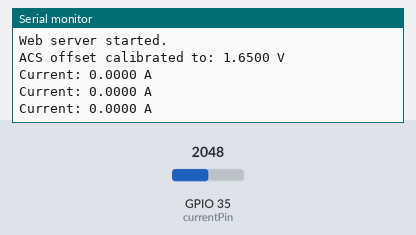
Bench run of a sketch on a simulated ESP32. Shown: the last lines printed to the serial monitor. The test bench sets the inputs (shaded band); at power-on: GPIO 35 (currentPin) = 2048 (analog values on the 0–4095 scale). WiFi joins after 1.5 s; servers stay silent unless stated; uploads are accepted with an empty reply.

Above: at 4.2 s.
4.3 s: GPIO 35 (currentPin) set to 1960
At 5.0 s:
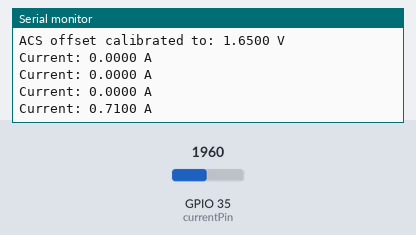
5.8 s: GPIO 35 (currentPin) set to 2040
At 10.9 s:
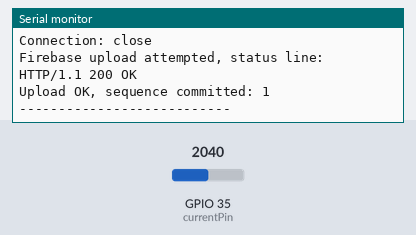
Timing chart, 0 to 12.4 s (numbered marks = the images above; inputs shaded):
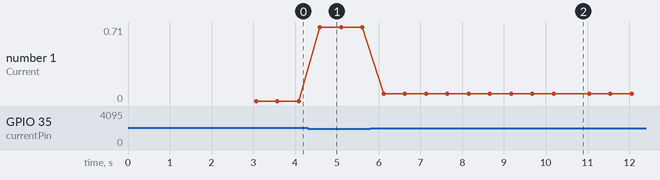

Measured:
- after the input at 4.3 s, the serial monitor: prints a new line after 0.30 s (image 1)
- after the input at 5.8 s, the serial monitor: prints a new line after 0.32 s (image 2)
- plotted number 1: 0 → 0.71 after the input at 4.3 s, 0.71 → 0.07 after the input at 5.8 s

The sketch:

esp.ino
```cpp
#include <WiFi.h>
#include <WiFiClientSecure.h>
#include <FirebaseJson.h>
#include <math.h>  // for fabsf, sqrtf

// ========= Pins (ESP32 DevKit V1) =========
const int currentPin = 35;    // ADC1_CH7 (input-only) connected to ACS712 OUT

// ========= ACS712-20A Parameters =========
// Sensitivity: 100 mV/A  => 0.1 V/A
const float ACS_SENSITIVITY_V_PER_A = 0.100f;  // 0.1 V per amp (ACS712-20A)
float ACS_OFFSET_V = 1.650f;                   // Auto-calibrated at startup

// ========= Line voltage (for power & kWh) =========
const float MAINS_VOLTAGE = 120.0f;            // assume 120 V always
float       energy_Wh_total = 0.0f;            // accumulated Wh since boot

// ========= Wi-Fi =========
// CHANGE THESE TO YOUR OWN WIFI
const char *ssid     = "YOUR_WIFI_SSID";
const char *password = "YOUR_WIFI_PASSWORD";

// ========= Firebase Realtime Database (REST) =========
const char* FIREBASE_HOST = "database-c0bb0-default-rtdb.firebaseio.com";
const char* FIREBASE_AUTH = "nCUVg745SNPNNkltU3LGkDDCxy5vmkCjW2LzXyXV";

// ========= Web Server =========
WiFiServer server(80);

// ========= Globals =========
unsigned long lastFirebaseUpdate = 0;
const unsigned long FIREBASE_UPDATE_INTERVAL = 10000; // 10s
int  dataCount  = 0;  // committed sequence number

// --- accumulation over each Firebase interval ---
float    current_sum   = 0.0f;    // sum of samples
float    current_sqsum = 0.0f;    // sum of squares for RMS
uint32_t current_count = 0;       // number of samples

// ---------- Helpers ----------
void ensureWifi() {
  if (WiFi.status() == WL_CONNECTED) return;

  Serial.println("WiFi not connected, attempting reconnect...");
  WiFi.disconnect(true);
  delay(100);
  WiFi.begin(ssid, password);

  unsigned long t0 = millis();
  while (WiFi.status() != WL_CONNECTED && millis() - t0 < 15000) {
    delay(300);
    Serial.print('.');
  }
  Serial.println();

  if (WiFi.status() == WL_CONNECTED) {
    Serial.print("Reconnected. IP: ");
    Serial.println(WiFi.localIP());
  } else {
    Serial.println("Reconnect failed.");
  }
}

int readAdcAveragedRaw(int pin, int samples = 16) {
  long acc = 0;
  for (int i = 0; i < samples; i++) {
    acc += analogRead(pin);
    delayMicroseconds(150);
  }
  return (int)(acc / samples);
}

int readAdcAveragedMv(int pin, int samples = 16) {
  long acc = 0;
  for (int i = 0; i < samples; i++) {
    acc += analogReadMilliVolts(pin);
    delayMicroseconds(150);
  }
  return (int)(acc / samples);
}

float mvToV(int mv) { return mv / 1000.0f; }

// ---------- Firebase push ----------
// timestamp, sequence, current_A (RMS), energy_kWh
void sendToFirebase(float currentA, float energy_kWh) {
  ensureWifi();

  if (WiFi.status() != WL_CONNECTED) {
    Serial.println("WiFi not connected, skipping Firebase upload.\n");
    return;
  }

  WiFiClientSecure sslClient;
  sslClient.setInsecure();   // no certificate validation

  // --- Use a candidate sequence; only commit it on success ---
  int candidateSeq = dataCount + 1;

  FirebaseJson dataPoint;
  dataPoint.add("timestamp_ms", (int64_t)millis());
  dataPoint.add("current_A",    currentA);       // RMS current over interval
  dataPoint.add("energy_kWh",   energy_kWh);     // total energy so far
  dataPoint.add("sequence",     candidateSeq);   // candidate sequence

  // Serial debug
  Serial.println("---------------------------------------------------");
  Serial.print("Preparing data point candidate #"); Serial.println(candidateSeq);
  Serial.print("Current (A) [RMS]: ");  Serial.println(currentA, 4);
  Serial.print("Energy (kWh): ");       Serial.println(energy_kWh, 6);
  Serial.println("---------------------------------------------------");

  String url = "/sensorData/dataPoint_" + String(candidateSeq) + ".json?auth=" + String(FIREBASE_AUTH);

  Serial.print("Connecting to Firebase host: ");
  Serial.println(FIREBASE_HOST);

  if (!sslClient.connect(FIREBASE_HOST, 443)) {
    Serial.println("Firebase connection failed.\n");
    return;
  }

  int length = dataPoint.serializedBufferLength();

  // HTTP request
  String requestLine = "PUT " + url + " HTTP/1.1";
  String hostHeader  = "Host: " + String(FIREBASE_HOST);

  sslClient.println(requestLine);
  sslClient.println(hostHeader);
  sslClient.println("Content-Type: application/json");
  sslClient.println("Connection: close");
  sslClient.print("Content-Length: ");
  sslClient.println(length);
  sslClient.println(); // end of headers

  dataPoint.toString(sslClient);  // write JSON body

  // ---- Read HTTP response (for debugging) ----
  unsigned long t0 = millis();
  String responseStatus = "";
  bool gotStatus = false;

  Serial.println("---- Firebase response ----");

  while (sslClient.connected() && millis() - t0 < 5000) {
    while (sslClient.available()) {
      String line = sslClient.readStringUntil('\n');
      if (!gotStatus) {
        responseStatus = line;
        gotStatus = true;
      }
      Serial.println(line);
      t0 = millis();
    }
  }

  sslClient.stop();

  responseStatus.trim();
  Serial.print("Firebase upload attempted, status line: ");
  Serial.println(responseStatus);

  // ---- Commit sequence ONLY if HTTP 2xx ----
  if (gotStatus &&
      (responseStatus.startsWith("HTTP/1.1 200") ||
       responseStatus.startsWith("HTTP/1.1 2"))) {
    dataCount = candidateSeq;
    Serial.print("Upload OK, sequence committed: ");
    Serial.println(dataCount);
  } else {
    Serial.println("Upload failed or unknown status; sequence NOT incremented.");
  }

  Serial.println("---------------------------\n");
}

// ---------- Web UI & HTTP control ----------
// Shows *only* current in amps (instantaneous sample)
void handleWebClient(float currentA) {
  WiFiClient client = server.available();
  if (!client) return;

  String req = "", firstLine = "";

  unsigned long t0 = millis();
  while (client.connected() && millis() - t0 < 2000) {
    if (client.available()) {
      char c = client.read();
      req += c;
      if (c == '\n' && firstLine.length() == 0) {   // FIX from isEmpty()
        int end = req.indexOf("\r\n");
        if (end > 0) firstLine = req.substring(0, end);
      }
      if (req.endsWith("\r\n\r\n")) break;
    }
  }

  client.println("HTTP/1.1 200 OK");
  client.println("Content-type:text/html");
  client.println("Connection: close");
  client.println();
  client.println("<!DOCTYPE html><html><body><h2>ESP32 Current Monitor</h2>");
  client.print("<p>Current: ");
  client.print(currentA, 4);
  client.println(" A</p>");
  client.println("</body></html>");
  client.stop();
}

// ---------- Arduino setup/loop ----------
void setup() {
  Serial.begin(115200);
  delay(500);

  analogReadResolution(12);                        // 0..4095
  analogSetPinAttenuation(currentPin, ADC_11db);   // expecting ~0–3.3 V at ESP32 pin

  // throw away a few first readings
  for (int i = 0; i < 8; i++) {
    analogRead(currentPin);
    delay(5);
  }

  Serial.println("Connecting to WiFi...");
  WiFi.begin(ssid, password);
  WiFi.setAutoReconnect(true);

  while (WiFi.status() != WL_CONNECTED) {
    delay(500);
    Serial.print('.');
  }
  Serial.println("\nWiFi connected.");
  Serial.print("IP address: "); Serial.println(WiFi.localIP());

  server.begin();
  Serial.println("Web server started.\n");

  // Auto-calibrate offset at startup (NO LOAD connected!)
  delay(1000);
  int offsetMv = readAdcAveragedMv(currentPin, 64);
  ACS_OFFSET_V = mvToV(offsetMv);

  Serial.print("ACS offset calibrated to: ");
  Serial.print(ACS_OFFSET_V, 4);
  Serial.println(" V");
}

void loop() {
  // Read sensor
  int   iMv  = readAdcAveragedMv(currentPin, 32);
  float iV   = mvToV(iMv);

  // Convert sensor voltage to current in Amps (instantaneous)
  float currentA = (iV - ACS_OFFSET_V) / ACS_SENSITIVITY_V_PER_A;
  currentA = fabsf(currentA);   // absolute value

  // Small-noise deadband: treat tiny values as 0 A
  if (currentA < 0.03f) { // ~30 mA noise threshold
    currentA = 0.0f;
  }

  // Serial: instantaneous current
  Serial.print("Current: ");
  Serial.print(currentA, 4);
  Serial.println(" A");

  // Webpage: instantaneous current
  handleWebClient(currentA);

  // --- accumulate samples for this Firebase interval ---
  current_sum   += currentA;            // for average
  current_sqsum += currentA * currentA; // for RMS (still useful)
  current_count++;

  // --- Firebase: once per interval ---
  if (millis() - lastFirebaseUpdate >= FIREBASE_UPDATE_INTERVAL) {
    if (current_count > 0) {
      float avgCurrent = current_sum / (float)current_count;
      float rmsCurrent = sqrtf(current_sqsum / (float)current_count);

      // Interval length in hours (10 s -> 10 / 3600 h)
      const float interval_hours = FIREBASE_UPDATE_INTERVAL / 3600000.0f;

      // Average power (W) using average current and fixed 120 V
      float avgPower_W = avgCurrent * MAINS_VOLTAGE;

      // Add this interval's energy to total (Wh)
      energy_Wh_total += avgPower_W * interval_hours;
      float energy_kWh = energy_Wh_total / 1000.0f;

      Serial.println("========== Interval summary ==========");
      Serial.print("Samples in interval: ");
      Serial.println(current_count);
      Serial.print("Avg Current (A): ");
      Serial.println(avgCurrent, 4);
      Serial.print("RMS Current (A): ");
      Serial.println(rmsCurrent, 4);
      Serial.print("Avg Power (W): ");
      Serial.println(avgPower_W, 2);
      Serial.print("Energy total (kWh): ");
      Serial.println(energy_kWh, 6);
      Serial.println("======================================");

      // Send RMS current + total kWh to Firebase
      sendToFirebase(rmsCurrent, energy_kWh);
    }

    // Reset accumulators for the next set
    current_sum   = 0.0f;
    current_sqsum = 0.0f;
    current_count = 0;

    lastFirebaseUpdate = millis();
  }

  delay(500);  // sampling period for Serial & accumulation
}
```
